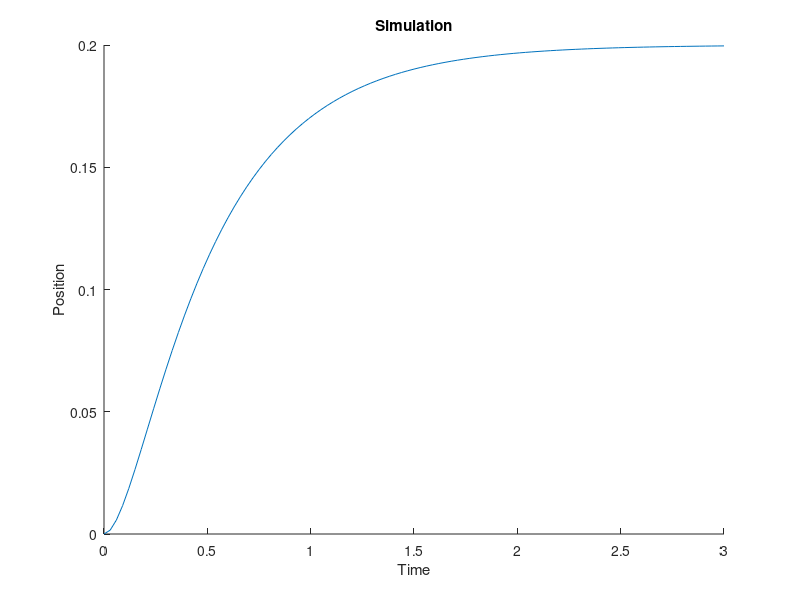

Recreate this plot in MATLAB.
%% Constants
Kg = 33.3; %Gear Ratio
Km = 0.0401; %Motor Constant [NM\amp]
Rm  = 19.2; %Armature Resitance (Output motor resistance) [ohms]
L = 0.45; %Link length [m0]
Marm = 0.060; %Mass of ruler
Mtip = 0.05; %Tip mass [kg]
Jhub = 0.0005;
Jextra = 0.2*0.2794^2;
Jload = 0.0015;
Jarm = (Marm*L^2)/3; %Link Rigid body of inertia
Jm = Mtip*L^2; %Tip mass inertia
Jl = Jarm+Jm; %Inertia of flex link and mass
J = Jhub+Jload+Jextra; %Moment of inertia about the shaft [Kgm^2]
fc = 1.8; %Natural Frequency [Hz]
Kstiff = (2*pi*fc)^2*(Jl);

%% Closed Loop System
Kd = 1.5;
Kp = 5;
num = (Kg*Km)/(J*Rm);
d2 = 1; %s^2 coeff
d1 = (((Kg^2)*(Km^2))/(J*Rm))+((Kd*Kg*Km)/(J*Rm));
d0 = (Kp*Kg*Km)/(J*Rm);
den = [d2 d1 d0];
sysTF = tf(num,den);


%% Step Response
[x,t] = step(sysTF);

figure()
hold on
plot(t,x);
title('Simulation');
xlabel('Time');
ylabel('Position');
hold off

%% Peak Time

%% Maximum Overshoot 
Mp = 0.2; %20 percent 
%Mp = e^((-zeta/sqrt(1-zeta^2))*pi)
%% Settling Time
%5%
ts = 1;
% ts = 3.0/zeta*wn
